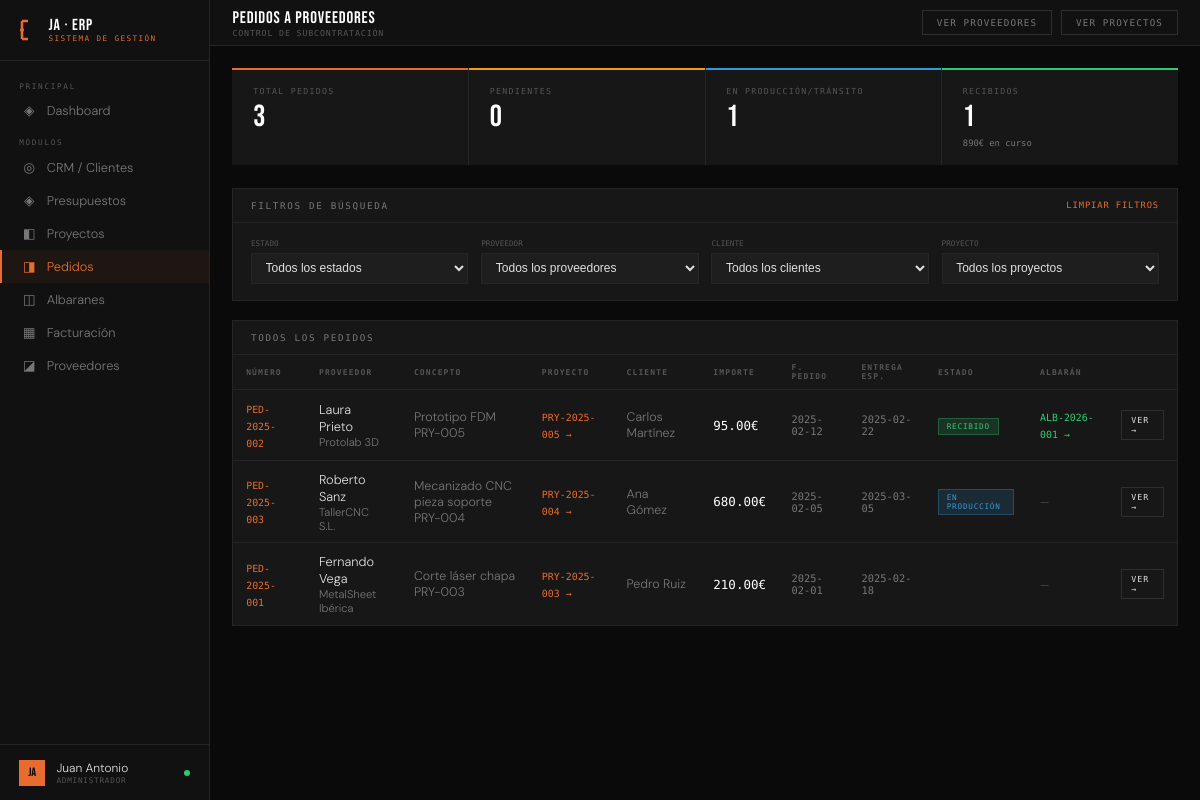
The app's page /pedidos with its own data.
### tables this page shows
CREATE TABLE albaranes (
        id INTEGER PRIMARY KEY AUTOINCREMENT,
        pedido_id INTEGER NOT NULL,
        proyecto_id INTEGER NOT NULL,
        numero TEXT UNIQUE,
        fecha_recepcion TEXT DEFAULT CURRENT_DATE,
        estado TEXT DEFAULT 'no_facturado',
        conformidad TEXT,
        notas TEXT,
        FOREIGN KEY (pedido_id) REFERENCES pedidos_proveedor(id),
        FOREIGN KEY (proyecto_id) REFERENCES proyectos(id));

CREATE TABLE pedidos_proveedor (
        id INTEGER PRIMARY KEY AUTOINCREMENT,
        proveedor_id INTEGER, proyecto_id INTEGER,
        numero TEXT UNIQUE, concepto TEXT,
        importe REAL DEFAULT 0, estado TEXT DEFAULT 'pendiente',
        fecha_pedido TEXT DEFAULT CURRENT_DATE, fecha_entrega_esperada TEXT,
        notas TEXT,
        FOREIGN KEY (proveedor_id) REFERENCES proveedores(id),
        FOREIGN KEY (proyecto_id) REFERENCES proyectos(id));

CREATE TABLE proveedores (
        id INTEGER PRIMARY KEY AUTOINCREMENT,
        nombre TEXT NOT NULL, empresa TEXT, email TEXT, telefono TEXT,
        especialidad TEXT, valoracion REAL DEFAULT 5.0,
        estado TEXT DEFAULT 'activo', notas TEXT,
        fecha_alta TEXT DEFAULT CURRENT_DATE);

CREATE TABLE proyectos (
        id INTEGER PRIMARY KEY AUTOINCREMENT,
        cliente_id INTEGER, presupuesto_id INTEGER,
        referencia TEXT UNIQUE, nombre TEXT NOT NULL,
        servicio TEXT, estado TEXT DEFAULT 'en_diseno',
        progreso INTEGER DEFAULT 0,
        fecha_inicio TEXT, fecha_entrega TEXT,
        importe REAL DEFAULT 0,
        horas_estimadas REAL DEFAULT 0,
        notas TEXT,
        fecha_creacion TEXT DEFAULT CURRENT_DATE,
        FOREIGN KEY (cliente_id) REFERENCES clientes(id),
        FOREIGN KEY (presupuesto_id) REFERENCES presupuestos(id));

CREATE TABLE clientes (
        id INTEGER PRIMARY KEY AUTOINCREMENT,
        nombre TEXT NOT NULL, empresa TEXT, email TEXT, telefono TEXT,
        sector TEXT, estado TEXT DEFAULT 'lead', notas TEXT,
        fecha_alta TEXT DEFAULT CURRENT_DATE);

### app.py (the view)
@app.route('/pedidos')
def pedidos_listado():
    conn = get_db()
    pedidos = conn.execute('''SELECT pp.*,
        pv.nombre as proveedor_nombre, pv.empresa as proveedor_empresa,
        p.referencia as proyecto_ref, p.nombre as proyecto_nombre,
        c.nombre as cliente_nombre, c.empresa as cliente_empresa,
        a.id as albaran_id, a.numero as albaran_numero
        FROM pedidos_proveedor pp
        JOIN proveedores pv ON pv.id = pp.proveedor_id
        LEFT JOIN proyectos p ON p.id = pp.proyecto_id
        LEFT JOIN clientes c ON c.id = p.cliente_id
        LEFT JOIN albaranes a ON a.pedido_id = pp.id
        ORDER BY pp.fecha_pedido DESC''').fetchall()
    stats = {
        'total': conn.execute("SELECT COUNT(*) FROM pedidos_proveedor").fetchone()[0],
        'pendientes': conn.execute("SELECT COUNT(*) FROM pedidos_proveedor WHERE estado='pendiente'").fetchone()[0],
        'en_produccion': conn.execute("SELECT COUNT(*) FROM pedidos_proveedor WHERE estado='en_produccion'").fetchone()[0],
        'en_transito': conn.execute("SELECT COUNT(*) FROM pedidos_proveedor WHERE estado='en_transito'").fetchone()[0],
        'recibidos': conn.execute("SELECT COUNT(*) FROM pedidos_proveedor WHERE estado='recibido'").fetchone()[0],
        'importe_pendiente': conn.execute("SELECT COALESCE(SUM(importe),0) FROM pedidos_proveedor WHERE estado NOT IN ('recibido','cancelado')").fetchone()[0],
    }
    proveedores = conn.execute("SELECT DISTINCT nombre FROM proveedores ORDER BY nombre").fetchall()
    clientes = conn.execute("SELECT DISTINCT nombre FROM clientes ORDER BY nombre").fetchall()
    proyectos = conn.execute("SELECT DISTINCT referencia FROM proyectos ORDER BY referencia DESC").fetchall()
    conn.close()
    return render_template('pedidos.html', pedidos=pedidos, stats=stats,
                         proveedores=proveedores, clientes=clientes, proyectos=proyectos)

### app.py (called while the page is built)
def get_db():
    conn = sqlite3.connect(DB)
    conn.row_factory = sqlite3.Row
    return conn

@app.context_processor
def inject_globals():
    return {
        'today': date.today().isoformat(),
        'now': datetime.now().strftime('%b %Y'),
        'request': request,
    }

### templates/pedidos.html (shortened to what this page needs)
{% extends "base.html" %}
{% block topbar %}
<div><div class="topbar-title">PEDIDOS A PROVEEDORES</div><div class="topbar-sub">Control de subcontratación</div></div>
<div class="topbar-right">
  <a href="/proveedores" class="btn">Ver proveedores</a>
  <a href="/proyectos" class="btn">Ver proyectos</a>
</div>
{% endblock %}
{% block content %}
<div class="kpi-row">
  <div class="kpi orange"><div class="kpi-label">Total pedidos</div><div class="kpi-value">{{ stats.total }}</div></div>
  <div class="kpi yellow"><div class="kpi-label">Pendientes</div><div class="kpi-value">{{ stats.pendientes }}</div></div>
  <div class="kpi blue"><div class="kpi-label">En producción/tránsito</div><div class="kpi-value">{{ stats.en_produccion + stats.en_transito }}</div></div>
  <div class="kpi green"><div class="kpi-label">Recibidos</div><div class="kpi-value">{{ stats.recibidos }}</div><div class="kpi-sub">{{ "%.0f"|format(stats.importe_pendiente) }}€ en curso</div></div>
</div>
<div class="panel" style="margin-bottom:1.2rem">
  <div class="panel-header"><span class="panel-title">Filtros de búsqueda</span><button class="panel-action" onclick="limpiarFiltros()">Limpiar filtros</button></div>
  <div class="panel-body" style="display:flex;gap:.8rem;flex-wrap:wrap">
    <div style="flex:1;min-width:180px">
      <label style="font-family:var(--mono);font-size:.48rem;color:var(--muted);text-transform:uppercase;display:block;margin-bottom:.3rem">Estado</label>
      <select id="filtro-estado" onchange="aplicarFiltros()" style="background:var(--card);border:1px solid var(--border);color:var(--text);font-size:.75rem;padding:.4rem .6rem;outline:none;width:100%">
        <option value="">Todos los estados</option>
      </select>
    </div>
    <div style="flex:1;min-width:180px">
      <label style="font-family:var(--mono);font-size:.48rem;color:var(--muted);text-transform:uppercase;display:block;margin-bottom:.3rem">Proveedor</label>
      <select id="filtro-proveedor" onchange="aplicarFiltros()" style="background:var(--card);border:1px solid var(--border);color:var(--text);font-size:.75rem;padding:.4rem .6rem;outline:none;width:100%">
        <option value="">Todos los proveedores</option>
      </select>
    </div>
    <div style="flex:1;min-width:180px">
      <label style="font-family:var(--mono);font-size:.48rem;color:var(--muted);text-transform:uppercase;display:block;margin-bottom:.3rem">Cliente</label>
      <select id="filtro-cliente" onchange="aplicarFiltros()" style="background:var(--card);border:1px solid var(--border);color:var(--text);font-size:.75rem;padding:.4rem .6rem;outline:none;width:100%">
        <option value="">Todos los clientes</option>
      </select>
    </div>
    <div style="flex:1;min-width:180px">
      <label style="font-family:var(--mono);font-size:.48rem;color:var(--muted);text-transform:uppercase;display:block;margin-bottom:.3rem">Proyecto</label>
      <select id="filtro-proyecto" onchange="aplicarFiltros()" style="background:var(--card);border:1px solid var(--border);color:var(--text);font-size:.75rem;padding:.4rem .6rem;outline:none;width:100%">
        <option value="">Todos los proyectos</option>
      </select>
    </div>
  </div>
</div>
<div class="panel">
  <div class="panel-header">
    <span class="panel-title">Todos los pedidos</span>
  </div>
  <table class="table" id="tabla-pedidos">
    <thead>
      <tr>
        <th>Número</th>
        <th>Proveedor</th>
        <th>Concepto</th>
        <th>Proyecto</th>
        <th>Cliente</th>
        <th>Importe</th>
        <th>F. Pedido</th>
        <th>Entrega esp.</th>
        <th>Estado</th>
        <th>Albarán</th>
        <th></th>
      </tr>
    </thead>
    <tbody>
      {% for p in pedidos %}
      <tr data-estado="{{ p.estado }}" data-proveedor="{{ p.proveedor_nombre }}" data-cliente="{{ p.cliente_nombre or '' }}" data-proyecto="{{ p.proyecto_ref or '' }}">
        <td><span style="font-family:var(--mono);font-size:.62rem;color:var(--accent)">{{ p.numero }}</span></td>
        <td>
          <div style="font-size:.8rem">{{ p.proveedor_nombre }}</div>
          {% if p.proveedor_empresa %}<div style="font-size:.7rem;color:var(--muted2)">{{ p.proveedor_empresa }}</div>{% endif %}
        </td>
        <td style="color:var(--muted2);font-size:.78rem;max-width:200px">
          {{ p.concepto[:50] }}{% if p.concepto|length > 50 %}...{% endif %}
        </td>
        <td>
          {% if p.proyecto_ref %}
          <a href="/proyecto/{{ p.proyecto_id }}" style="font-family:var(--mono);font-size:.62rem;color:var(--accent);text-decoration:none">
            {{ p.proyecto_ref }} →
          </a>
          {% else %}
          <span style="color:var(--muted);font-size:.7rem">—</span>
          {% endif %}
        </td>
        <td style="font-size:.78rem;color:var(--muted2)">{{ p.cliente_nombre or '—' }}</td>
        <td style="font-family:var(--mono);font-size:.78rem;color:#fff">{{ "%.2f"|format(p.importe) }}€</td>
        <td style="font-family:var(--mono);font-size:.65rem;color:var(--muted2)">{{ p.fecha_pedido }}</td>
        <td style="font-family:var(--mono);font-size:.65rem;color:var(--muted2)">{{ p.fecha_entrega_esperada or '—' }}</td>
        <td>
          {% if p.estado == 'pendiente' %}<span class="badge badge-muted">Pendiente</span>
          {% elif p.estado == 'en_produccion' %}<span class="badge badge-blue">En producción</span>
          {% elif p.estado == 'en_transito' %}<span class="badge badge-yellow">En tránsito</span>
          {% elif p.estado == 'recibido' %}<span class="badge badge-green">Recibido</span>
          {% elif p.estado == 'cancelado' %}<span class="badge badge-red">Cancelado</span>
          {% endif %}
        </td>
        <td>
          {% if p.albaran_numero %}
          <a href="/albaran/{{ p.albaran_id }}" style="font-family:var(--mono);font-size:.62rem;color:var(--green);text-decoration:none">
            {{ p.albaran_numero }} →
          </a>
          {% else %}
          <span style="color:var(--muted);font-size:.7rem">—</span>
          {% endif %}
        </td>
        <td><a href="/pedido/{{ p.id }}/detalle" class="btn btn-sm">Ver →</a></td>
      </tr>
      {% else %}
      <tr><td colspan="11" class="empty">No hay pedidos todavía</td></tr>
      {% endfor %}
    </tbody>
  </table>
</div>
{% endblock %}

### templates/base.html (style rules this page uses)
:root { --bg:#0a0a0a;--surface:#111;--panel:#171717;--card:#1e1e1e; --border:#252525;--border2:#2e2e2e; --accent:#e86c2f;--accent2:#f0a500; --green:#2ecc71;--red:#e74c3c;--blue:#3498db;--yellow:#f39c12; --text:#e0e0e0;--muted:#555;--muted2:#777; --mono:'Share Tech Mono',monospace;--display:'Bebas Neue',sans-serif;--body:'DM Sans',sans-serif; }
*,*::before,*::after { box-sizing:border-box;margin:0;padding:0; }
html,body { height:100%;overflow:hidden; }
body { background:var(--bg);color:var(--text);font-family:var(--body);font-weight:300;display:flex; }
.topbar-title { font-family:var(--display);font-size:1.05rem;letter-spacing:.05em;color:#fff; }
.topbar-sub { font-family:var(--mono);font-size:.52rem;color:var(--muted);letter-spacing:.1em;text-transform:uppercase; }
.topbar-right { margin-left:auto;display:flex;align-items:center;gap:.6rem; }
.btn { font-family:var(--mono);font-size:.58rem;letter-spacing:.12em;text-transform:uppercase;padding:.38rem .85rem;border:1px solid var(--border2);background:transparent;color:var(--muted2);cursor:pointer;transition:all .15s;text-decoration:none;display:inline-block; }
.btn-sm { padding:.25rem .6rem;font-size:.52rem; }
.kpi-row { display:grid;grid-template-columns:repeat(4,1fr);gap:1px;background:var(--border);margin-bottom:1.4rem; }
.kpi { background:var(--panel);padding:1.1rem 1.3rem;position:relative;overflow:hidden; }
.kpi::before { content:'';position:absolute;top:0;left:0;right:0;height:2px; }
.kpi.orange::before { background:var(--accent); }
.kpi.green::before { background:var(--green); }
.kpi.blue::before { background:var(--blue); }
.kpi.yellow::before { background:var(--yellow); }
.kpi-label { font-family:var(--mono);font-size:.52rem;letter-spacing:.15em;color:var(--muted);text-transform:uppercase;margin-bottom:.4rem; }
.kpi-value { font-family:var(--display);font-size:1.9rem;color:#fff;line-height:1; }
.kpi-sub { font-family:var(--mono);font-size:.55rem;color:var(--muted2);margin-top:.3rem; }
.panel { background:var(--panel);border:1px solid var(--border);margin-bottom:1.2rem; }
.panel-header { padding:.7rem 1.1rem;border-bottom:1px solid var(--border);display:flex;align-items:center;justify-content:space-between;gap:1rem; }
.panel-title { font-family:var(--mono);font-size:.58rem;letter-spacing:.18em;text-transform:uppercase;color:var(--muted2); }
.panel-action { font-family:var(--mono);font-size:.55rem;letter-spacing:.1em;color:var(--accent);cursor:pointer;text-transform:uppercase;background:none;border:none;text-decoration:none; }
.panel-body { padding:1rem 1.1rem; }
.table { width:100%;border-collapse:collapse; }
.table th { font-family:var(--mono);font-size:.5rem;letter-spacing:.14em;text-transform:uppercase;color:var(--muted);padding:.5rem .8rem;text-align:left;border-bottom:1px solid var(--border); }
.table td { padding:.6rem .8rem;font-size:.8rem;color:var(--text);border-bottom:1px solid var(--border); }
.table tr:last-child td { border-bottom:none; }
.table a { color:var(--text);text-decoration:none; }
.badge { font-family:var(--mono);font-size:.48rem;letter-spacing:.1em;text-transform:uppercase;padding:.18rem .48rem;display:inline-block; }
.badge-green { background:rgba(46,204,113,.15);color:var(--green);border:1px solid rgba(46,204,113,.3); }
.badge-blue { background:rgba(52,152,219,.15);color:var(--blue);border:1px solid rgba(52,152,219,.3); }

### records on screen
albaranes: numero "PED-2025-002", proveedor_nombre "Laura Prieto", proveedor_empresa "Protolab 3D", concepto "Prototipo FDM PRY-005", proyecto_ref "PRY-2025-005", nombre "Carlos Martínez", fecha_pedido "2025-02-12", fecha_entrega_esperada "2025-02-22", shows "RECIBIDO", albaran_numero "ALB-2026-001"
pedidos_proveedor: importe "95.00"
pedidos_proveedor: numero "PED-2025-003", proveedor_nombre "Roberto Sanz", proveedor_empresa "TallerCNC S.L.", concepto "Mecanizado CNC pieza soporte PRY-004", proyecto_ref "PRY-2025-004", nombre "Ana Gómez", importe "680.00", fecha_pedido "2025-02-05", fecha_entrega_esperada "2025-03-05", estado "EN PRODUCCIÓN"
pedidos_proveedor: numero "PED-2025-001", proveedor_nombre "Fernando Vega", proveedor_empresa "MetalSheet Ibérica", concepto "Corte láser chapa PRY-003", proyecto_ref "PRY-2025-003", nombre "Pedro Ruiz", importe "210.00", fecha_pedido "2025-02-01", fecha_entrega_esperada "2025-02-18"

### other values on screen
{{ stats.total }} "3"
{{ stats.pendientes }} "0"
{{ stats.en_produccion + stats.en_transito }} "1"
{{ stats.recibidos }} "1"
{{ "%.0f"|format(stats.importe_pendiente) }} "890"
